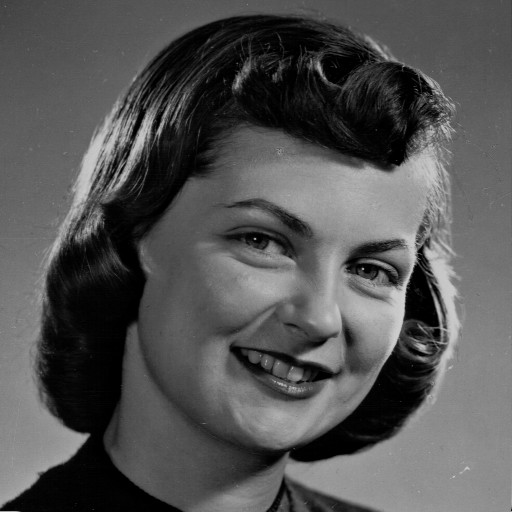
#> input picture project-1/instructions/images-project-1/girlface.jpg, 512 x 512 px, found by its file name
$ jupyter execute exercise_3.ipynb   (shell and % lines are left out)
#> lines starting #> are read from the running program, lines starting #| are printed output that depends on the picture
# Άσκηση 3, Φιλτράρισμα:
Θεωρήστε τις εικόνες αποχρώσεων του γκρι ‘girlface.jpg’, ‘fruits.jpg’ και ‘leaf.jpg’.

**Ζητούμενα:**

Α. Για την εικόνα ‘girlface.jpg’ σχεδιάστε και εφαρμόστε ένα φίλτρο για τον εντοπισμό των κύριων στοιχείων/αντικειμένων της εικόνας.

Β. Για την εικόνα ‘fruits.jpg’ σχεδιάστε και εφαρμόστε ένα φίλτρο για τον (προσεγγιστικό) εντοπισμό των περιγραμμάτων των αντικειμένων.

Γ. Για την εικόνα ‘leaf.jpg’ σχεδιάστε και εφαρμόστε ένα φίλτρο για τον εντοπισμό των λεπτομερειών των αντικειμένων.

Για όλες τις περιπτώσεις φιλτραρίσματος, τυπώστε τη (βέλτιστη) φιλτραρισμένη εικόνα που προκύπτει, σχολιάστε το αποτέλεσμα και εξηγήστε λεπτομερώς τη διαδικασία σχεδίασης του κάθε φίλτρου (π.χ. επιλογή φίλτρου, καθορισμός παραμέτρων, κτλ.).

---

[cell 1]
import numpy as np
import matplotlib.pyplot as plt
import skimage as ski
import cv2
import scipy.ndimage as ndi

girlface = ski.io.imread('https://github.com/KaratziasK/Digital-Image-Processing/blob/main/project-1/instructions/images-project-1/girlface.jpg?raw=true')
#> girlface is the input picture: shape (512, 512); min 0, max 212, mean 83.6
fruits = ski.io.imread('https://github.com/KaratziasK/Digital-Image-Processing/blob/main/project-1/instructions/images-project-1/fruits.jpg?raw=true')
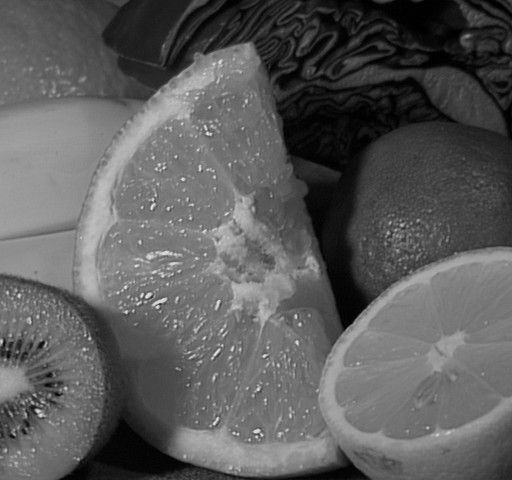
#> input picture project-1/instructions/images-project-1/fruits.jpg, 512 x 480 px, found by its file name
#> fruits is the input picture: shape (480, 512); min 0, max 238, mean 91.6
leaf = ski.io.imread('https://github.com/KaratziasK/Digital-Image-Processing/blob/main/project-1/instructions/images-project-1/leaf.jpg?raw=true')
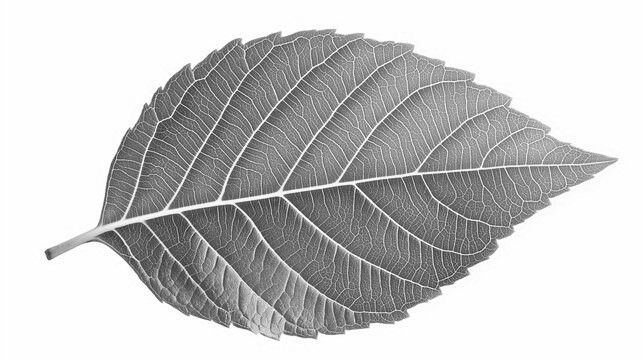
#> input picture project-1/instructions/images-project-1/leaf.jpg, 643 x 360 px, found by its file name
#> leaf is the input picture: shape (360, 643); min 48, max 255, mean 198.5

# high-pass filter
high_pass_filter = np.array([
    [0, -1,  0],
    [-1,  4, -1],
    [0, -1,  0]
], dtype=np.float32)

# Εφαρμογή Min και Max filter
girlface_min = ndi.minimum_filter(girlface, size=7)
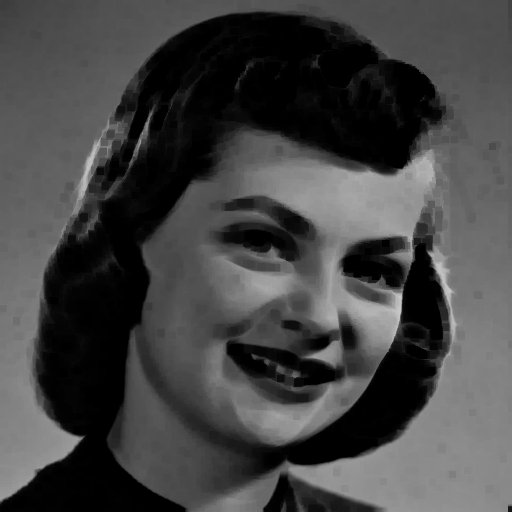
#> girlface_min: shape (512, 512); min 0, max 198, mean 68
girlface_max = ndi.maximum_filter(girlface, size=7)
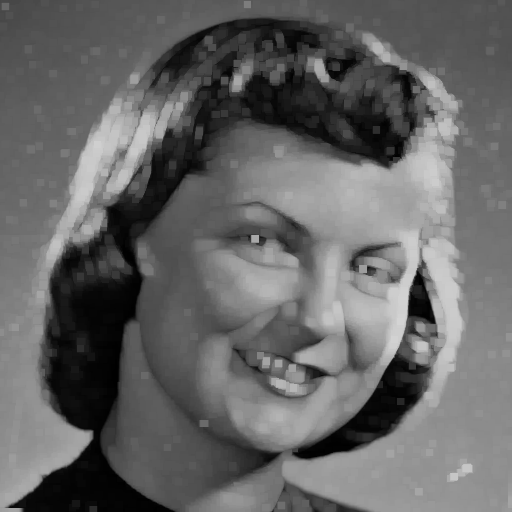
#> girlface_max: shape (512, 512); min 0, max 212, mean 101.2
girlface_filtered = girlface_max - girlface_min
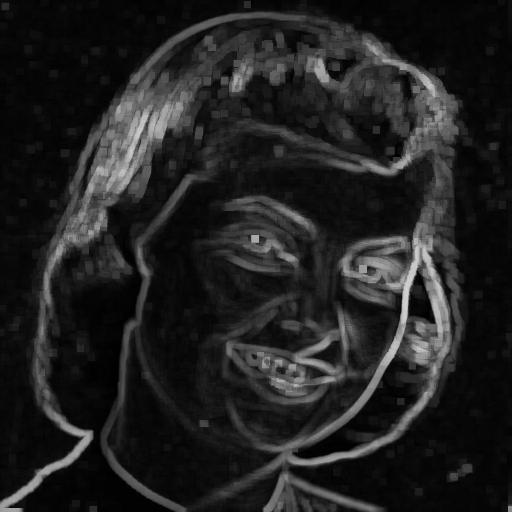
#> girlface_filtered: shape (512, 512); min 0, max 209, mean 33.2

# Εφαρμογή Min και Max filter
fruits_min = ndi.minimum_filter(fruits, size=7)
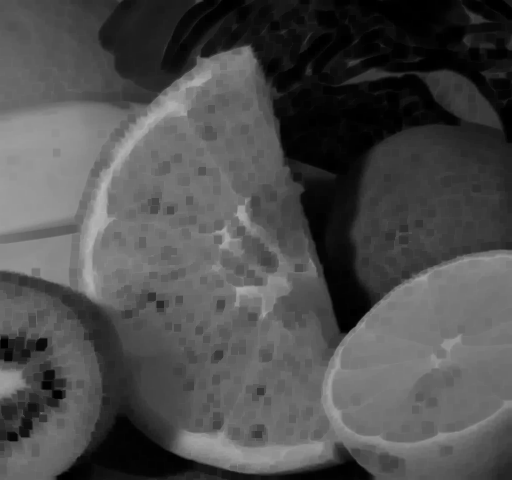
#> fruits_min: shape (480, 512); min 0, max 182, mean 77.1
fruits_max = ndi.maximum_filter(fruits, size=7)
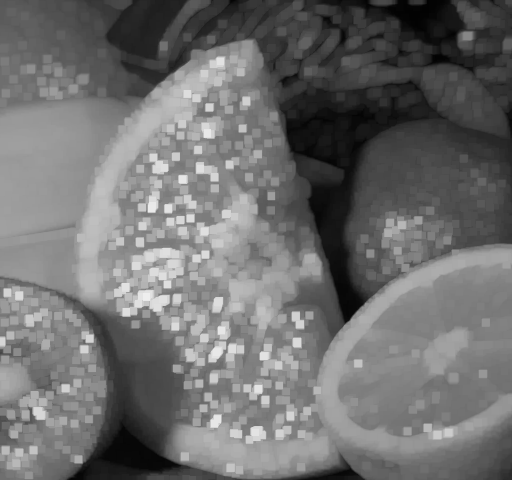
#> fruits_max: shape (480, 512); min 2, max 238, mean 110.7
fruits_filtered = fruits_max - fruits_min
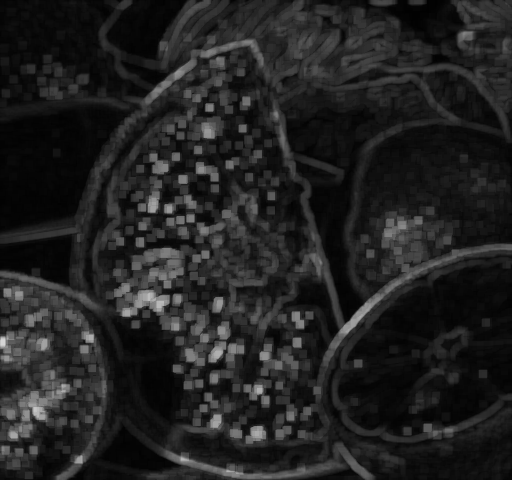
#> fruits_filtered: shape (480, 512); min 1, max 213, mean 33.6

# Εφαρμογή high_pass_filter
leaf_filtered = cv2.filter2D(leaf, -1, high_pass_filter)
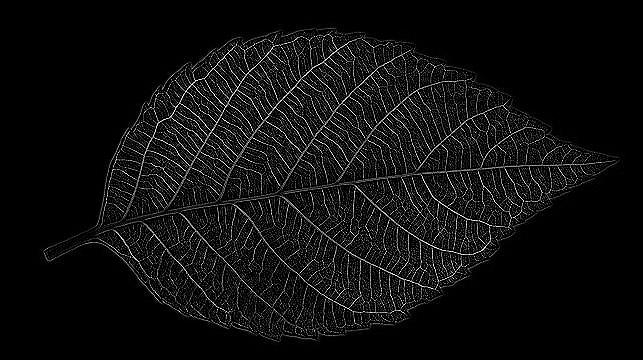
#> leaf_filtered: shape (360, 643); min 0, max 255, mean 15.5

fig, axs = plt.subplots(3, 2, figsize=(12, 10))

# Girlface
axs[0, 0].imshow(girlface, cmap='gray')
axs[0, 0].set_title('Girlface - Original')
axs[0, 0].axis('off')

axs[0, 1].imshow(girlface_filtered, cmap='gray')
axs[0, 1].set_title('Girlface - Min-Max Filter')
axs[0, 1].axis('off')

# Fruits
axs[1, 0].imshow(fruits, cmap='gray')
axs[1, 0].set_title('Fruits - Original')
axs[1, 0].axis('off')

axs[1, 1].imshow(fruits_filtered, cmap='gray')
axs[1, 1].set_title('Fruits - Min-Max Filter')
axs[1, 1].axis('off')

# Leaf
axs[2, 0].imshow(leaf, cmap='gray')
axs[2, 0].set_title('Leaf - Original')
axs[2, 0].axis('off')

axs[2, 1].imshow(leaf_filtered, cmap='gray')
axs[2, 1].set_title('Leaf - High Pass Filter')
axs[2, 1].axis('off')

plt.tight_layout()
plt.show()
